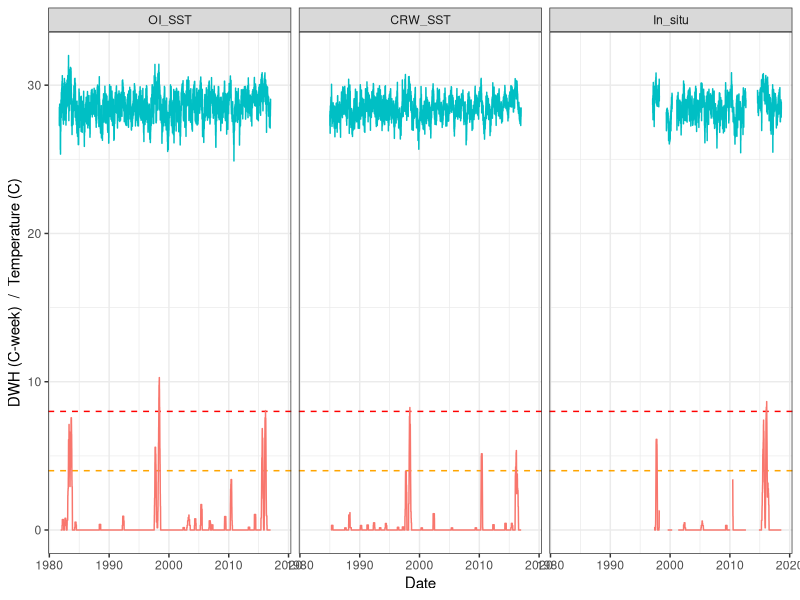
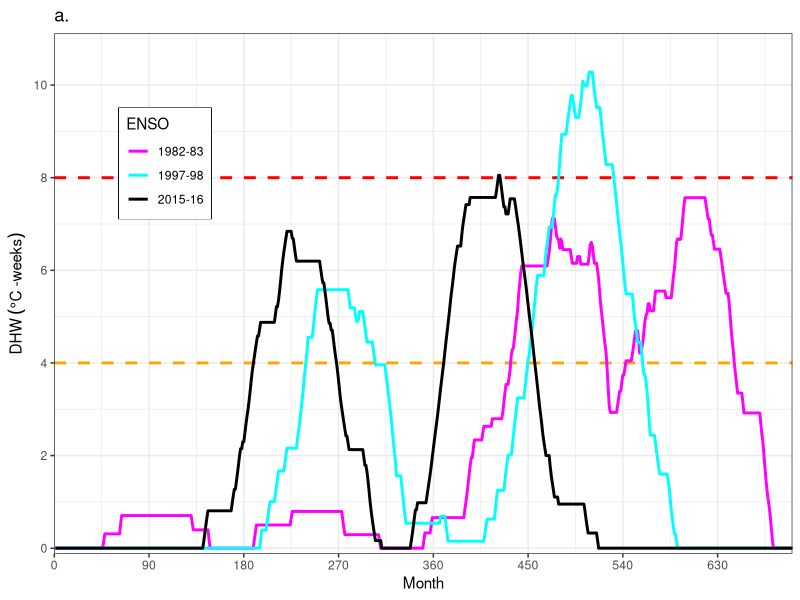
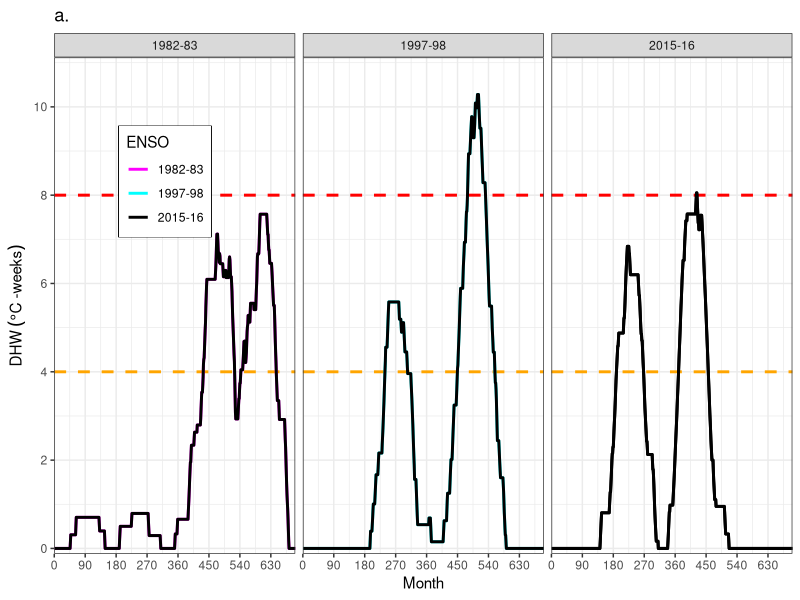
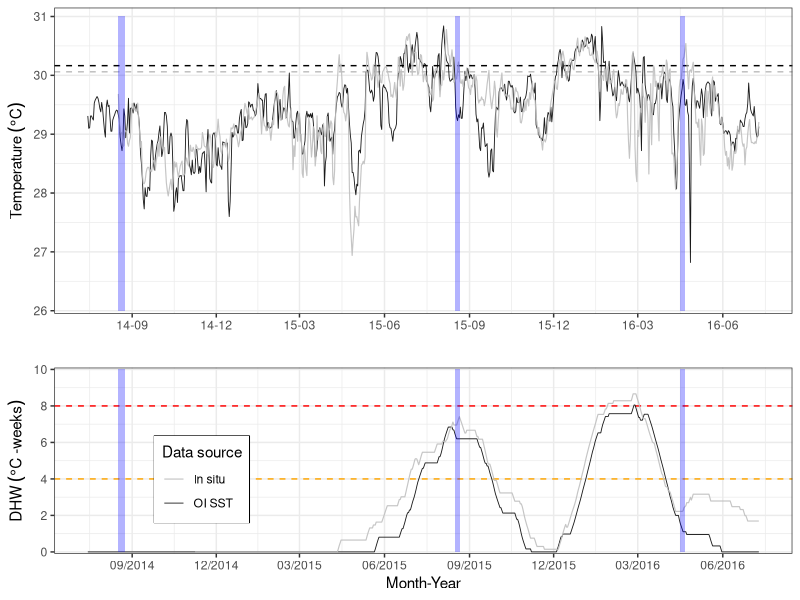
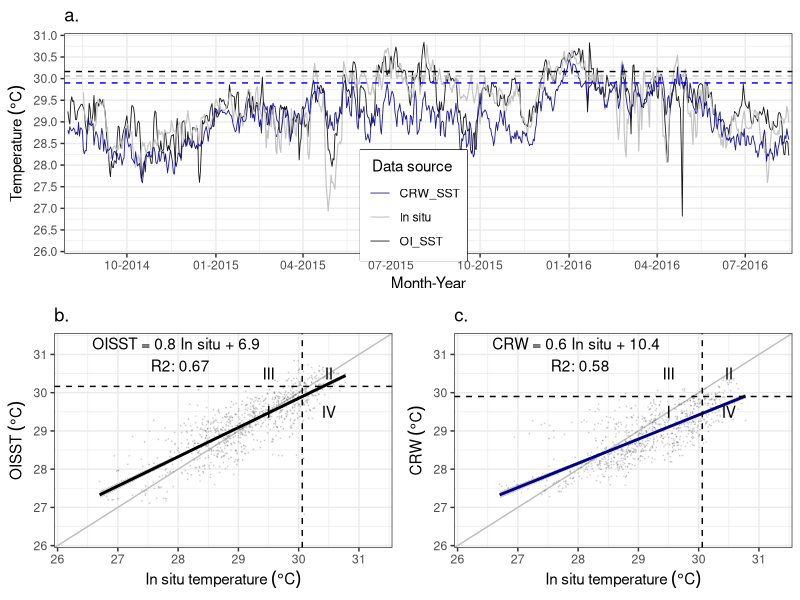
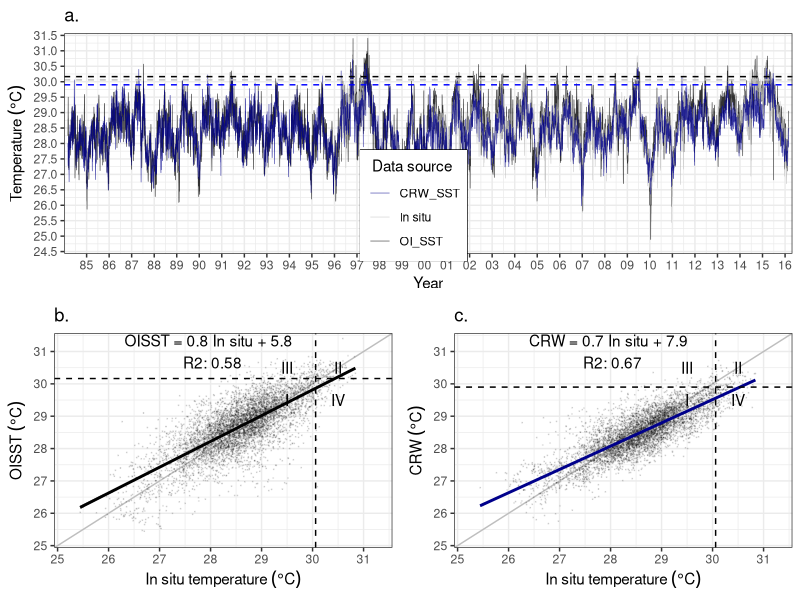
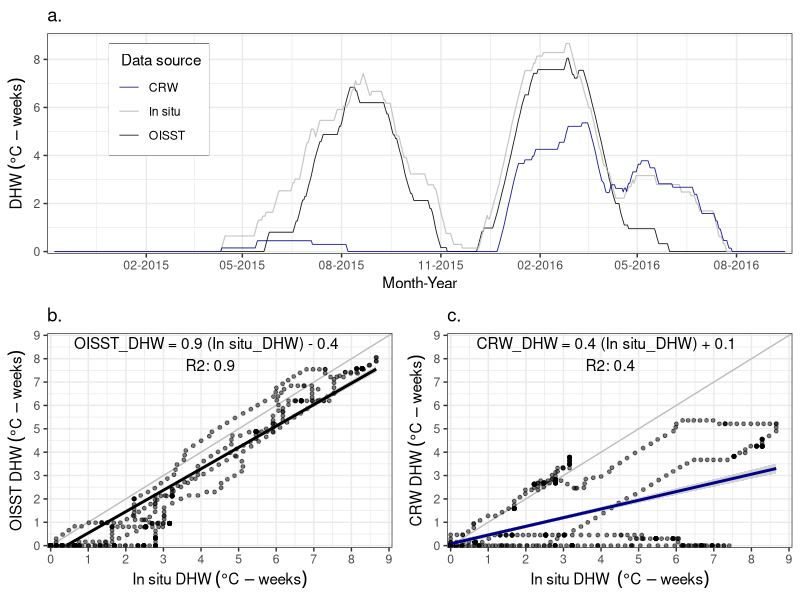
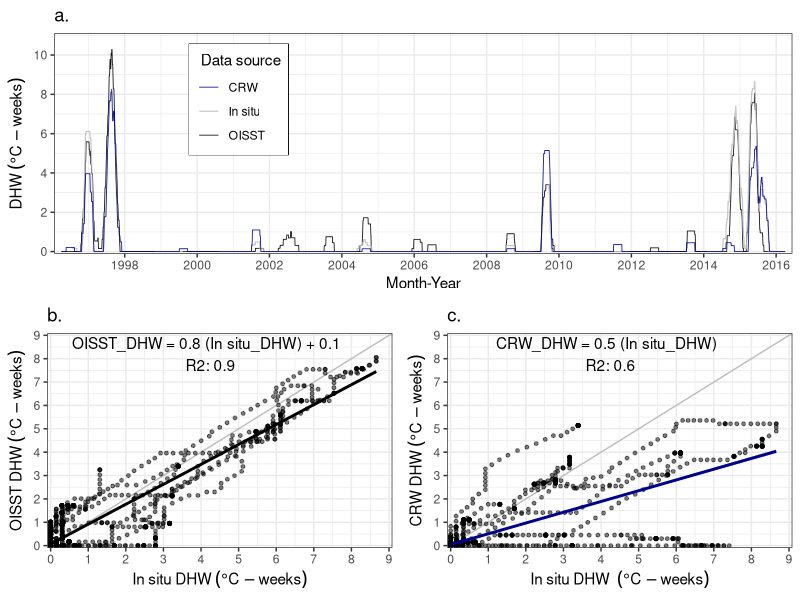

Reproduce these figures in R, in order.
## ---- chunk 1

knitr::opts_chunk$set(echo=TRUE, message = FALSE, warning = FALSE)
                      
## ---- chunk 2

# Libraries
  library(lubridate)
  library(tidyverse)
  library(gridExtra) 
  library(zoo)
  library(reshape2)
  library(knitr)

# Default ggplot settings
  ggthe_bw<-theme(plot.background=element_blank(),
          panel.grid.major.y = element_blank(),
          panel.grid.major.x = element_blank(),
          panel.grid.minor.x = element_blank(),
          panel.grid.minor.y = element_blank(),
          legend.box.background = element_rect(),
          panel.background =element_rect(fill = NA, color = "black")
          )+
    theme_bw()
## ---- chunk 3

#OI_SST (provided by Ruben van Hooidonk)
    Uva.OI<-read.csv("B.Temperature_data/Uva_Daily_OISST_1982-2016.csv",header = T)
    Uva.OI$Date<-as.Date(Uva.OI$Date, format="%Y-%m-%d")

#InSitu (provided by Tyler Smith)
    Uva.InSitu<-read.csv("B.Temperature_data/Uva_Daily_InSitu_1997-2018.csv", header = T)
    Uva.InSitu$Date<-as.Date(Uva.InSitu$Date, format="%Y-%m-%d")

# CRW-5km SST (provided by Ruben van Hooidonk)
    Uva.CRW<-read.csv("B.Temperature_data/Uva_Daily_CRW_5km_1985-2016.csv",header = T)
    Uva.CRW$Date<-as.Date(Uva.CRW$Date, format="%Y-%m-%d")
## ---- chunk 4
    
Temperature.Wide<-merge(Uva.OI, Uva.InSitu, on=Date, all=TRUE)
Temperature.Wide<-merge(Temperature.Wide, Uva.CRW, on=Date, all=TRUE)

## ---- chunk 5

#OISST
    Uva.OI.L<-Uva.OI
    Uva.OI.L$Source<-"OI_SST"
    colnames(Uva.OI.L) <- c("Date","Temperature","Source")

#InSitu
    Uva.InSitu.L<-Uva.InSitu
    Uva.InSitu.L$source<-"In_situ"
    colnames(Uva.InSitu.L) <- c("Date","Temperature", "Source")
    
# CRW-5km SST
      Uva.CRW.L<-Uva.CRW
      Uva.CRW.L$Source<-"CRW_SST"
      colnames(Uva.CRW.L) <- c("Date", "Temperature", "Source")
      
Temperature.Tall<-rbind(Uva.OI.L, Uva.InSitu.L, Uva.CRW.L)      
      
## ---- chunk 6

# Extract months and years from date
  Uva.OI$Month<-month(Uva.OI$Date)
  Uva.OI$Year<-year(Uva.OI$Date)

# Select data from 1985-2012
  Uva.OI.1985_2012<-filter(Uva.OI, Year>1984)
  Uva.OI.1985_2012<-filter(Uva.OI.1985_2012, Year<2013)

# Calculate month-year mean SST
  Uva.OI.MM_1985_2012<-Uva.OI.1985_2012 %>%
    group_by(Month, Year) %>%
    summarize(MM = mean(OISST, na.rm = TRUE))

# Calculate monthly mean SST
  Uva.OI.MonthlyClimatology_1985_2012<-Uva.OI.MM_1985_2012 %>%
    group_by(Month) %>%
    summarize(Clima_M = mean(MM, na.rm = TRUE))
  Uva.OI.MonthlyClimatology_1985_2012

# Get maximum monthly mean (MMM)
  MMM_OI<-max(Uva.OI.MonthlyClimatology_1985_2012$Clima_M)
  MMM_OI

## ---- chunk 7

# Calculated MMM
# # Extract months and years from date
#   Uva.CRW$Year<-year(Uva.CRW$Date)   
#   Uva.CRW$Month<-month(Uva.CRW$Date)   
# 
# # Calculate month-year mean SST
#   Uva.CRW.MM<-Uva.CRW %>%
#     group_by(Month, Year) %>%
#     summarize(M_Temeprature = mean(Temperature, na.rm = TRUE))
# 
# # Calculate monthly mean SST             
#   Uva.CRW.MonthlyClimatology<-Uva.CRW.MM %>%
#     group_by(Month) %>%
#     summarize(Clima_M = mean(M_Temeprature, na.rm = TRUE))
#   Uva.CRW.MonthlyClimatology
#   
# # Get maximum monthly mean (MMM)              
#   MMM_CRW<-max(Uva.CRW.MonthlyClimatology$Clima_M)
#   MMM_CRW

# Get maximum monthly mean (MMM) from CRW 5km products
  Uva.CRW.MMM<-read.csv("B.Temperature_data/Uva_CRW_MMM_1985-2012.csv", header = T)
  
  MMM_CRW<-Uva.CRW.MMM[1,1]
  MMM_CRW
## ---- chunk 8
# Extract months and years from date
  Uva.InSitu$Year<-year(Uva.InSitu$Date)   
  Uva.InSitu$Month<-month(Uva.InSitu$Date)   

# Calculate month-year mean SST
  Uva.InSitu.MM<-Uva.InSitu %>%
    group_by(Month, Year) %>%
    summarize(M_Temeprature = mean(Temperature, na.rm = TRUE))

# Calculate monthly mean SST             
  Uva.InSitu.MonthlyClimatology<-Uva.InSitu.MM %>%
    group_by(Month) %>%
    summarize(Clima_M = mean(M_Temeprature, na.rm = TRUE))
  Uva.InSitu.MonthlyClimatology
  
# Get maximum monthly mean (MMM)              
  MMM_InSitu<-max(Uva.InSitu.MonthlyClimatology$Clima_M)
  MMM_InSitu
## ---- chunk 9

##### Calculate IO DHW
      Uva.OI.L$HotSpot<-(Uva.OI.L$Temperature-(MMM_OI))
      Uva.OI.L$HotSpot<-ifelse(Uva.OI.L$HotSpot>=0,
                              Uva.OI.L$HotSpot, 0)# REMOVE NEGATIVE ANOMALIES
      Uva.OI.L$Stress<-ifelse(Uva.OI.L$HotSpot>=1,
                              Uva.OI.L$HotSpot, 0) # REMOVE HotSpot lower than 1
      Uva.OI.L$W_Stress<-(Uva.OI.L$Stress/7) # DHDays to DHWeeks
      Uva.OI.L$DHW<-rollapplyr(Uva.OI.L$W_Stress,list(-(83:0)),sum,fill=NA)# Add 12 weeks of heat stress data 
## ---- chunk 10

##### Calculate CRW DHW based on CRW MMM
      Uva.CRW.L$HotSpot<-(Uva.CRW.L$Temperature-(MMM_CRW))
      Uva.CRW.L$HotSpot<-ifelse(Uva.CRW.L$HotSpot>=0,
                              Uva.CRW.L$HotSpot, 0)# REMOVE NEGATIVE ANOMALIES
      Uva.CRW.L$Stress<-ifelse(Uva.CRW.L$HotSpot>=1,
                              Uva.CRW.L$HotSpot, 0) # REMOVE HotSpot lower than 1
      Uva.CRW.L$W_Stress<-(Uva.CRW.L$Stress/7) # DHDays to DHWeeks
      Uva.CRW.L$DHW<-rollapplyr(Uva.CRW.L$W_Stress,list(-(83:0)),sum,fill=NA)# Add 12 weeks of heat stress data 

## ---- chunk 11
##### Calculate IO DHW
      Uva.InSitu.L$HotSpot<-(Uva.InSitu.L$Temperature-(MMM_InSitu))
      Uva.InSitu.L$HotSpot<-ifelse(Uva.InSitu.L$HotSpot>=0,
                              Uva.InSitu.L$HotSpot, 0)# REMOVE NEGATIVE ANOMALIES
      Uva.InSitu.L$Stress<-ifelse(Uva.InSitu.L$HotSpot>=1, 
                              Uva.InSitu.L$HotSpot, 0) # Select HotSpots >=1
      Uva.InSitu.L$W_DHW<-(Uva.InSitu.L$Stress/7)
      Uva.InSitu.L$DHW<-rollapplyr(Uva.InSitu.L$W_DHW,list(-(83:0)),sum,fill=NA)
     
## ---- chunk 12
# Wide DHW 
    DHW.InSitu.W<-Uva.InSitu.L[, c("Date","DHW")]
    colnames(DHW.InSitu.W) <- c("Date","InSitu_DHW")
    
    DHW.CRW.W<-Uva.CRW.L[, c("Date","DHW")]
    colnames(DHW.CRW.W) <- c("Date","CRW_DHW")
    
    DHW.OI.W<-Uva.OI.L[, c("Date", "DHW")]
    colnames(DHW.OI.W) <- c("Date","OI_DHW")
    
    DHW.Wide<-merge(DHW.InSitu.W, DHW.CRW.W, on=Date, all=TRUE)
    DHW.Wide<-merge(DHW.Wide, DHW.OI.W, on=Date, all=TRUE)
  
# Long DHW data
    Uva.InSitu.DHW<-Uva.InSitu.L[, c("Source", "Date", "Temperature", "HotSpot", "DHW")]
    Uva.CRW.DHW<-Uva.CRW.L[, c("Source", "Date", "Temperature",  "HotSpot", "DHW")]
    Uva.OI.DHW<-Uva.OI.L[, c("Source", "Date", "Temperature",  "HotSpot", "DHW")]

    Long.data.DHW<-rbind(Uva.InSitu.DHW,Uva.CRW.DHW,Uva.OI.DHW)
    Long.data.DHW$Source<-factor(Long.data.DHW$Source, 
                            levels = c("OI_SST","CRW_SST","In_situ"))
    Long.data.DHW$Year<-lubridate::year(Long.data.DHW$Date)
    Long.data.DHW$Month<-lubridate::month(Long.data.DHW$Date)

# Highest DWH per year
    MaxDHW<-as.data.frame(Long.data.DHW %>%
          group_by(Source, Year) %>%
          summarize(max = max(DHW, na.rm = TRUE)))
    MaxDHW<-dcast(MaxDHW, Year ~ Source, value.var = "max")
    MaxDHW

# Highest HotSpot per year
  MaxHS<-as.data.frame(Long.data.DHW %>%
        group_by(Source, Year) %>%
        summarize(max = max(HotSpot, na.rm = TRUE)))
  MaxHS<-dcast(MaxHS, Year ~ Source, value.var = "max")
  MaxHS

# Plot data
AllSources<-ggplot(Long.data.DHW, aes(x=Date)) + 
    ggthe_bw+ theme(legend.position = "none")+
    facet_wrap(~Source)+
    geom_hline(yintercept=8, linetype="dashed", color="red")+
    geom_hline(yintercept=4, linetype="dashed", color="orange")+
    geom_line(aes(y = Temperature, colour = "Temperature")) +
    geom_line(aes(y = DHW, colour = "DWH")) +
    ylab("DWH (C-week)  /  Temperature (C)")
AllSources

## ---- chunk 13

# 1. Extract only 1982-83, 1997-98 and 2015-16 Data 

  # 1981-82
    Days<-as.data.frame(seq(1,730,by=1))
    names(Days) <- c("Days")
    
    N_1982<-as.data.frame(seq(as.Date("1982-01-01"), 
                              as.Date("1983-12-31"), by="days"))
        names(N_1982) <- c("Date")
        N_1982<-cbind(Days, N_1982)
        N_1982$Event<-"1982-83"
        tail(N_1982,n=2)
  
  # 1997-98
    N_1997<-as.data.frame(seq(as.Date("1997-01-01"), 
                              as.Date("1998-12-31"), by="days"))
        names(N_1997) <- c("Date")
        N_1997<-cbind(Days,N_1997)
        N_1997$Event<-"1997-98"
        tail(N_1997,n=2)
  
  # 2015-16  
    Days<-as.data.frame(seq(1,731,by=1)) # 2015-2016 Needs an extra day 
    names(Days) <- c("Days")
    
    N_2015<-as.data.frame(seq(as.Date("2015-01-01"), 
                              as.Date("2016-12-31"), by="days"))
        names(N_2015) <- c("Date")
        N_2015<-cbind(Days, N_2015)
        N_2015$Event<-"2015-16"
        tail(N_2015,n=2)
  
  # ENSO years
    ENSO_Dates<-rbind(N_1982, N_1997, N_2015)

Nino.OI_data<-merge(x = ENSO_Dates, y = Uva.OI.L, by = "Date", all.x = TRUE)
Nino.OI_data$Dates<-format(Nino.OI_data$Date, format= "%m-%d")
#head(Nino.OI_data,n=2)
#tail(Nino.OI_data,n=2)

## ---- chunk 14

Figure1a<-ggplot(Nino.OI_data, aes(x=Days)) + ggtitle("a.")+ ggthe_bw+
  theme(legend.box.background = element_rect(),
        legend.position = c(0.15, 0.75)) +
  geom_hline(yintercept=8, linetype="dashed", color="red", size=1)+
  geom_hline(yintercept=4, linetype="dashed", color="orange", size=1)

Figure1a <-Figure1a +
  geom_line(aes(y = DHW, colour = factor(Event)), size=1.0) + 
  scale_x_continuous(limits = c(0,701), expand = c(0, 0), 
                     name=("Month"),
                     breaks = seq(0,701, by= 90))+
  scale_y_continuous(limits = c(0,11), 
                     name=(expression("DHW"~(degree*C ~"-weeks"))), expand = c(0.01, 0.01),
                     breaks = seq(0,10, by=2)) +  
  scale_colour_manual(values = c("magenta","cyan", "black"), name="ENSO")
Figure1a
#ggsave(file="C.Outputs/Figure_1a.svg", plot=Figure1a, width=6.5, height=3.5)

## ---- chunk 15

Figure1a2 <-Figure1a +
  geom_line(aes(y = DHW), size=1.0) + 
  scale_x_continuous(limits = c(0,701), expand = c(0, 0), 
                     name=("Month"),
                     breaks = seq(0,701, by= 90))+
  scale_y_continuous(limits = c(0,11), 
                     name=(expression("DHW"~(degree*C ~"-weeks"))), expand = c(0.01, 0.01),
                     breaks = seq(0,10, by=2)) +  
  facet_grid(~Event)
Figure1a2
#ggsave(file="C.Outputs/Figure_1a2.svg", plot=Figure1a2, width=7, height=4)
## ---- chunk 16
 # Figure 1b

TemperaturePlot<-ggplot(Temperature.Wide, aes(x=Date)) + ggthe_bw+
    theme(legend.position = "none") +
    scale_colour_manual(values = c("gray", "black"), name="Source")
    #scale_colour_manual(values = c("black", "blue4","grey"), name="Source")

TemperaturePlot<-TemperaturePlot + 
  geom_hline(yintercept=MMM_OI+1, linetype="dashed", color="black")+
  geom_hline(yintercept=MMM_InSitu+1, linetype="dashed", color="grey")+
  #geom_hline(yintercept=MMM_CRW+1, linetype="dashed", color="blue4")+
  geom_line(aes(y = (OISST), colour = "OI_SST"), linetype=1, size=0.3, alpha=0.9) +      
  geom_line(aes(y = (Temperature), colour = "In situ"), size=0.4, alpha=0.9) +
  #geom_line(aes(y = (CRWSST), colour = "CRW_SST"), linetype=1, size=0.3, alpha=0.9) +
  
  scale_x_date(date_breaks = "3 months", date_labels = "%y-%m", 
               limits = c(as.Date("2014-07-15"), as.Date("2016-07-10")),
               name = "") +
  scale_y_continuous(limits = c(26,31.1), expand = c(0.01, 0), 
                   name=(expression("Temperature"~(degree*C))),
                   breaks = seq(26,31, by=1))+
  annotate("rect", xmin= as.Date("2014-08-17"), xmax = as.Date("2014-08-24"), 
                 ymin = 26, ymax = 31, fill="blue", alpha = .3) +
  annotate("rect", xmin= as.Date("2015-08-16"), xmax = as.Date("2015-08-22"), 
                 ymin = 26, ymax = 31, fill="blue", alpha = .3) + 
  annotate("rect", xmin= as.Date("2016-04-16"), xmax = as.Date("2016-04-21"), 
                 ymin = 26, ymax = 31, fill="blue", alpha = .3)
  
DHWPlot<-ggplot(DHW.Wide, aes(x=Date)) + ggthe_bw+
   theme(legend.box.background = element_rect(),
        legend.position = c(0.2, 0.4)) +
  scale_colour_manual(values = c("gray", "black"), name="Data source")
  #scale_colour_manual(values = c("blue4", "gray","black"), name="Source")
DHWPlot<-DHWPlot +
    geom_hline(yintercept=8, linetype="dashed", color="red", size=0.5)+
    geom_hline(yintercept=4, linetype="dashed", color="orange", size=0.5)+
    geom_line(aes(y = (OI_DHW), colour = "OI SST"), linetype=1, size=0.3, alpha=0.9) +      
    geom_line(aes(y = (InSitu_DHW), colour = "In situ"), size=0.4, alpha=0.9) +
    #geom_line(aes(y = (CRW_DHW), colour = "CRW"), size=0.4, alpha=0.9) +  
    scale_x_date(date_breaks = "3 months", date_labels = "%m/%Y", 
               limits = c(as.Date("2014-07-15"), as.Date("2016-07-10")),
               name = "Month-Year") +
    scale_y_continuous(limits = c(0,10), expand = c(0.01, 0), 
                   name=(expression("DHW"~(degree*C~"-weeks"))),
                   breaks = seq(0,10, by=2))+
    annotate("rect", xmin= as.Date("2014-08-17"), xmax = as.Date("2014-08-24"), 
                 ymin = 0, ymax = 10, fill="blue", alpha = .3) +
    annotate("rect", xmin= as.Date("2015-08-16"), xmax = as.Date("2015-08-22"), 
                 ymin = 0, ymax = 10, fill="blue", alpha = .3) + 
    annotate("rect", xmin= as.Date("2016-04-16"), xmax = as.Date("2016-04-21"), 
                 ymin = 0, ymax = 10, fill="blue", alpha = .3)

Figure2a_Final<-grid.arrange(TemperaturePlot, DHWPlot, nrow=2, heights=c(6/10, 4/10))

#ggsave(file="C.Outputs/Figure_1b.svg", plot=Figure2a_Final, width=6.5, height=4.5)

## ---- chunk 17
  Temperature.Wide$Year<-year(Temperature.Wide$Date)
  Temperature.Wide_2014_2016<-filter(Temperature.Wide, Year>2013)
  Temperature.Wide_2014_2016<-filter(Temperature.Wide_2014_2016, Year<2017)
  summary(Temperature.Wide_2014_2016$OISST)
  summary(Temperature.Wide_2014_2016$CRWSST )
  summary(Temperature.Wide_2014_2016$Temperature)
## ---- chunk 18

TemperatureSource<-ggplot(Temperature.Wide_2014_2016, aes(x=Date)) + 
      ggthe_bw + ggtitle("a.") +
      scale_x_date(date_breaks = "3 months", date_labels = "%m-%Y", 
                   limits = c(as.Date("2014-08-01"), as.Date("2016-08-15")),
                   expand = c(0.005, 0.005),
                   name = "Month-Year") +
      scale_y_continuous(limits = c(26,31), expand = c(0.01, 0), 
                       name=(expression("Temperature"~(degree*C))),
                       breaks = seq(26,31, by=0.5))+
      theme(legend.box.background = element_rect(),
            legend.position = c(0.48, 0.22))+
      
      geom_line(aes(y = (OISST), colour = "OI_SST"), linetype=1, size=0.3, alpha=0.9) +      
      geom_line(aes(y = (Temperature), colour = "In situ"), size=0.4, alpha=0.9) +
      geom_line(aes(y = (CRWSST), colour = "CRW_SST"), linetype=1, size=0.3, alpha=0.9) +
      geom_hline(yintercept=MMM_OI+1, linetype="dashed", color="black")+
      geom_hline(yintercept=MMM_InSitu+1, linetype="dashed", color="grey")+
      geom_hline(yintercept=MMM_CRW+1, linetype="dashed", color="blue")+
      scale_colour_manual(values = c("blue4","grey","black"), name=" Data source")

#TemperatureSource
#ggsave(file="Outputs/Sup_TemperatureSource.svg", plot=TemperatureSource, width=8, height=3.5)


# b. OI versus In situ 

  LM_OI<-lm(OISST~Temperature, data = Temperature.Wide_2014_2016)
  summary(LM_OI)
      
  GCITYvsOI<-ggplot(Temperature.Wide_2014_2016, aes(x=Temperature, y=OISST)) + 
        ggthe_bw + ggtitle("b.")+
        
        geom_abline(slope = 1, intercept = 0, colour="grey")+
        geom_point(alpha=0.1, size=0.08)+ 
        geom_smooth(method = lm, colour="black")+
        geom_hline(yintercept=MMM_OI+1, linetype="dashed", color="black")+
        geom_vline(xintercept=MMM_InSitu+1, linetype="dashed", color="black")+
    
        scale_y_continuous(limits = c(26,31.5), expand = c(0.01, 0), 
                         name=(expression("OISST"~(degree*C))),
                         breaks = seq(26,32, by=1))+
        scale_x_continuous(limits = c(26,31.5), expand = c(0.01, 0), 
                         name=(expression("In situ temperature"~(degree*C))),
                         breaks = seq(26,32, by=1))+
        annotate("text", x = 28, y = 31, label = "OISST = 0.8 In situ + 6.9 \n R2: 0.67")+
        
        annotate("text", x = c(29.5, 30.5, 29.5, 30.5), y = c(29.5, 30.5, 30.5, 29.5), label = c("I", "II", "III", "IV"))
  #GCITYvsOI
  # ggsave(file="Outputs/LM_OI.svg", plot=GCITYvsOI, width=4, height=3.5)



# c. CRW versus In situ 

  LM_CRW<-lm(CRWSST~Temperature, data = Temperature.Wide_2014_2016)
  summary(LM_CRW)
      
  GCITYvsCRW<-ggplot(Temperature.Wide_2014_2016, aes(x=Temperature, y=CRWSST)) + 
        ggthe_bw+ ggtitle("c.")+
    
        geom_abline(slope = 1, intercept = 0, colour="grey")+
        geom_point(alpha=0.1, size=0.05)+ 
        geom_smooth(method = lm, colour="blue4")+
        geom_hline(yintercept=MMM_CRW+1, linetype="dashed", color="black")+
        geom_vline(xintercept=MMM_InSitu+1, linetype="dashed", color="black")+
          
        scale_y_continuous(limits = c(26,31.5), expand = c(0.01, 0), 
                         name=(expression("CRW"~(degree*C))),
                         breaks = seq(26,32, by=1))+
        scale_x_continuous(limits = c(26,31.5), expand = c(0.01, 0), 
                         name=(expression("In situ temperature"~(degree*C))),
                         breaks = seq(26,32, by=1))+
    
        annotate("text", x = 28, y = 31, label = "CRW = 0.6 In situ + 10.4 \n R2: 0.58")+
        annotate("text", x = c(29.5, 30.5, 29.5, 30.5), y = c(29.5, 30.5, 30.5, 29.5), label = c("I", "II", "III", "IV"))
  #GCITYvsCRW
  #ggsave(file="Outputs/LM_CRW.svg", plot=GCITYvsCRW, width=4, height=3.5)


# d. OI differences 
      
 Temperature.Wide_2014_2016$OI_Difference<-
  (Temperature.Wide_2014_2016$OISST-Temperature.Wide_2014_2016$Temperature)
    
 OIResiduals<-ggplot(Temperature.Wide_2014_2016, aes(x=Temperature, y=OI_Difference)) + 
      ggthe_bw+ ggtitle("d.")+
      
      geom_abline(slope = 0, intercept = 0, colour="grey")+ ggtitle("d.")+
      geom_point(alpha=0.1, size=0.05)+ 
      geom_smooth(method = lm, colour="black")+
      
      scale_y_continuous(limits = c(-3,3), expand = c(0, 0), 
                         name=(expression("OI difference"~(degree*C))),
                         breaks = seq(-3,3, by=0.5))+
      scale_x_continuous(limits = c(26,31.5), expand = c(0.01, 0), 
                         name=(expression("In situ Temperature"~(degree*C))),
                         breaks = seq(26,32, by=1))
    #OIResiduals
    #ggsave(file="Outputs/OI_Differences.svg", plot=OIResiduals, width=4, height=3.5)

# e. CRW differences 
      
Temperature.Wide_2014_2016$CRW_Difference<-
  (Temperature.Wide_2014_2016$CRWSST-Temperature.Wide_2014_2016$Temperature)
    
  CRWResiduals<-ggplot(Temperature.Wide_2014_2016, aes(x=Temperature, y=CRW_Difference)) + 
      ggthe_bw+ ggtitle("e.")+
      geom_abline(slope = 0, intercept = 0, colour="grey")+
      geom_point(alpha=0.1, size=0.05)+ 
      geom_smooth(method = lm, colour="blue4")+
    
    scale_y_continuous(limits = c(-3,3), expand = c(0, 0), 
                             name=(expression("CRW difference"~(degree*C))),
                             breaks = seq(-3,3, by=0.5))+
    scale_x_continuous(limits = c(26,31.5), expand = c(0.01, 0), 
                             name=(expression("In situ Temperature"~(degree*C))),
                             breaks = seq(26,32, by=1))
    #CRWResiduals
    #ggsave(file="Outputs/OI_Differences.svg", plot=CRWResiduals, width=4, height=3.5)
  
  # f. OI HS differences 
      Temperature.Wide_2014_2016$IS_HS<-(Temperature.Wide_2014_2016$Temperature-MMM_InSitu)
      Temperature.Wide_2014_2016$IS_HS<-ifelse(Temperature.Wide_2014_2016$IS_HS>=0,
                                        Temperature.Wide_2014_2016$IS_HS, 0)# REMOVE NEGATIVE ANOMALIES
      
      Temperature.Wide_2014_2016$OI_HS<-(Temperature.Wide_2014_2016$OISST-MMM_OI)
      Temperature.Wide_2014_2016$OI_HS<-ifelse(Temperature.Wide_2014_2016$OI_HS>=0,
                                        Temperature.Wide_2014_2016$OI_HS, 0)# REMOVE NEGATIVE ANOMALIES
      
      
      Temperature.Wide_2014_2016$CRW_HS<-(Temperature.Wide_2014_2016$CRWSST-MMM_CRW)
      Temperature.Wide_2014_2016$CRW_HS<-ifelse(Temperature.Wide_2014_2016$CRW_HS>=0,
                                        Temperature.Wide_2014_2016$CRW_HS, 0)# REMOVE NEGATIVE ANOMALIES
      
 OI_HS<-ggplot(Temperature.Wide_2014_2016, aes(x=IS_HS, y=OI_HS)) + 
      ggthe_bw+ ggtitle("f.")+
      
      geom_abline(slope = 1, intercept = 0, colour="grey")+ ggtitle("d.")+
      geom_point(alpha=0.1, size=0.3)+ 
      geom_smooth(method = lm, colour="black")+
      
      scale_y_continuous(limits = c(0,2), expand = c(0.01, 0), 
                         name=(expression("OI HS"~(degree*C))),
                         breaks = seq(0,2, by=0.5))+
      scale_x_continuous(limits = c(0,2), expand = c(0.01, 0), 
                         name=(expression("In situ HS"~(degree*C))),
                         breaks = seq(0,2, by=0.5))
    #OI_HS
   
# g. CRW HS differences 
      
 CRW_HS<-ggplot(Temperature.Wide_2014_2016, aes(x=IS_HS, y=CRW_HS)) + 
      ggthe_bw+ ggtitle("g.")+
      
      geom_abline(slope = 1, intercept = 0, colour="grey")+ ggtitle("d.")+
      geom_point(alpha=0.1, size=0.3)+ 
      geom_smooth(method = lm, colour="black")+
      
      scale_y_continuous(limits = c(0,2), expand = c(0.01, 0), 
                         name=(expression("CRW HS"~(degree*C))),
                         breaks = seq(0,2, by=0.5))+
      scale_x_continuous(limits = c(0,2), expand = c(0.01, 0), 
                         name=(expression("In situ HS"~(degree*C))),
                         breaks = seq(0,2, by=0.5))
    #CRW_HS
   
  
  # h. Differences overtime 
      
     TemperatureSource2<-ggplot(Temperature.Wide_2014_2016, aes(x=Date)) + 
          theme_bw() + ggtitle("f.") + geom_abline(slope = 0, intercept = 0)+
          scale_x_date(date_breaks = "3 months", date_labels = "%m-%Y", 
                       limits = c(as.Date("2014-08-01"), as.Date("2016-08-15")),
                       expand = c(0.005, 0.005),
                       name = "Month-Year") +
          scale_y_continuous(limits = c(-3.5,3), expand = c(0.01, 0), 
                          name=(expression("Difference Temperature"~(degree*C))),
                           breaks = seq(-3,3, by=0.5))+
          theme(plot.background=element_blank(),
                panel.grid.major.y = element_blank(),
                panel.grid.major.x = element_blank(),
                panel.grid.minor.x = element_blank(),
                panel.grid.minor.y = element_blank(),
                legend.box.background = element_rect(),
                legend.position = c(0.48, 0.22),
                panel.background =element_rect(fill = NA, color = "black"))+
          
          geom_line(aes(y = (OI_Difference), colour = "OISST"), linetype=1, size=0.3, alpha=0.9) +      
          geom_line(aes(y = (CRW_Difference), colour = "CRW_5km"), size=0.4, alpha=0.9) +
          scale_colour_manual(values = c("blue4","grey"), name=" Data source")
       #TemperatureSource2


Sources<-grid.arrange(
  TemperatureSource, arrangeGrob(GCITYvsOI,GCITYvsCRW, ncol=2), heights=c(5/10, 5/10), ncol = 1)

# ggsave(file="C.Outputs/Figure_S1.svg", plot=Sources, width=7, height=7)

## ---- chunk 19
  Temperature.Wide.All<-Temperature.Wide[complete.cases(Temperature.Wide), ]
  
## ---- chunk 20

TemperatureSource2<-ggplot(Temperature.Wide, aes(x=Date)) + 
      ggthe_bw + ggtitle("a.") +
      scale_x_date(date_breaks = "12 months", date_labels = "%y", 
                   limits = c(as.Date("1985-01-01"), as.Date("2016-12-31")),
                   expand = c(0.005, 0.005),
                   name = "Year") +
      scale_y_continuous(limits = c(24.5,31.5), expand = c(0.01, 0), 
                       name=(expression("Temperature"~(degree*C))),
                       breaks = seq(24.5,31.5, by=0.5))+
      theme(legend.box.background = element_rect(),
            legend.position = c(0.48, 0.22))+
      
      geom_line(aes(y = (OISST), colour = "OI_SST"), linetype=1, size=0.2, alpha=0.8) +      
      geom_line(aes(y = (Temperature), colour = "In situ"), size=0.2, alpha=0.8) +
      geom_line(aes(y = (CRWSST), colour = "CRW_SST"), linetype=1, size=0.2, alpha=0.8) +
      geom_hline(yintercept=MMM_OI+1, linetype="dashed", color="black")+
      geom_hline(yintercept=MMM_InSitu+1, linetype="dashed", color="grey")+
      geom_hline(yintercept=MMM_CRW+1, linetype="dashed", color="blue")+
      scale_colour_manual(values = c("blue4","grey","black"), name=" Data source")
# TemperatureSource2

# b. OI versus In situ 

  LM_OI2<-lm(OISST~Temperature, data = Temperature.Wide)
  summary(LM_OI2)
      
  GCITYvsOI2<-ggplot(Temperature.Wide, aes(x=Temperature, y=OISST)) + 
        ggthe_bw + ggtitle("b.")+
        
        geom_abline(slope = 1, intercept = 0, colour="grey")+
        geom_point(alpha=0.1, size=0.05)+ 
        geom_smooth(method = lm, colour="black")+
        geom_hline(yintercept=MMM_OI+1, linetype="dashed", color="black")+
        geom_vline(xintercept=MMM_InSitu+1, linetype="dashed", color="black")+
    
        scale_y_continuous(limits = c(25,31.5), expand = c(0.01, 0), 
                         name=(expression("OISST"~(degree*C))),
                         breaks = seq(25,32, by=1))+
        scale_x_continuous(limits = c(25,31.5), expand = c(0.01, 0), 
                         name=(expression("In situ temperature"~(degree*C))),
                         breaks = seq(25,32, by=1))+
        annotate("text", x = 28, y = 31, label = "OISST = 0.8 In situ + 5.8 \n R2: 0.58") +
        annotate("text", x = c(29.5, 30.5, 29.5, 30.5), y = c(29.5, 30.5, 30.5, 29.5), label = c("I", "II", "III", "IV"))
  #GCITYvsOI2
  
# c. CRW versus In situ 

  LM_CRW2<-lm(CRWSST~Temperature, data = Temperature.Wide)
  summary(LM_CRW2)
      
  GCITYvsCRW2<-ggplot(Temperature.Wide, aes(x=Temperature, y=CRWSST)) + 
        ggthe_bw + ggtitle("c.")+
        
        geom_abline(slope = 1, intercept = 0, colour="grey")+
        geom_point(alpha=0.1, size=0.05)+ 
        geom_smooth(method = lm, colour="blue4")+
        geom_hline(yintercept=MMM_CRW+1, linetype="dashed", color="black")+
        geom_vline(xintercept=MMM_InSitu+1, linetype="dashed", color="black")+
    
        scale_y_continuous(limits = c(25,31.5), expand = c(0.01, 0), 
                         name=(expression("CRW"~(degree*C))),
                         breaks = seq(25,32, by=1))+
        scale_x_continuous(limits = c(25,31.5), expand = c(0.01, 0), 
                         name=(expression("In situ temperature"~(degree*C))),
                         breaks = seq(25,32, by=1))+
        annotate("text", x = 28, y = 31, label = "CRW = 0.7 In situ + 7.9 \n R2: 0.67")+
        annotate("text", x = c(29.5, 30.5, 29.5, 30.5), y = c(29.5, 30.5, 30.5, 29.5), label = c("I", "II", "III", "IV"))
  # GCITYvsCRW2


# d. OI differences 
      
     Temperature.Wide$OI_Difference<-
      (Temperature.Wide$OISST-Temperature.Wide$Temperature)
        
     OIResiduals2<-ggplot(Temperature.Wide, aes(x=Temperature, y=OI_Difference)) + 
          ggthe_bw+ ggtitle("d.")+
                 
          scale_y_continuous(limits = c(-3,3), expand = c(0, 0), 
                             name=(expression("OI difference"~(degree*C))),
                             breaks = seq(-3,3, by=0.5))+
          scale_x_continuous(limits = c(25,31.5), expand = c(0.01, 0), 
                             name=(expression("In situ Temperature"~(degree*C))),
                             breaks = seq(25,32, by=1)) +
     
          geom_abline(slope = 0, intercept = 0, colour="grey")+
          geom_point(alpha=0.1, size=0.05)+ 
          geom_smooth(method = lm, colour="black")
     #OIResiduals2
            
     #ggsave(file="Outputs/OI_Differences.svg", plot=OIResiduals, width=4, height=3.5)

 
# e. OI differences 
      
    Temperature.Wide$CRW_Difference<-
      (Temperature.Wide$CRWSST-Temperature.Wide$Temperature)
        
      CRWResiduals2<-ggplot(Temperature.Wide, aes(x=Temperature, y=CRW_Difference)) + 
          ggthe_bw+ ggtitle("e.")+
        
          scale_y_continuous(limits = c(-3,3), expand = c(0, 0), 
                                 name=(expression("CRW difference"~(degree*C))),
                                 breaks = seq(-3,3, by=0.5))+
          scale_x_continuous(limits = c(25,31.5), expand = c(0.01, 0), 
                                 name=(expression("In situ Temperature"~(degree*C))),
                                 breaks = seq(25,32, by=1))+
        
          geom_abline(slope = 0, intercept = 0, colour="grey")+ ggtitle("e.")+
          geom_point(alpha=0.1, size=0.05)+ 
          geom_smooth(method = lm, colour="blue4")
          
      # CRWResiduals2


Sources2<-grid.arrange(
  TemperatureSource2, arrangeGrob(GCITYvsOI2,GCITYvsCRW2, ncol=2), heights=c(5/10, 5/10), ncol = 1)

#ggsave(file="Outputs/TemperatureSourcess2.svg", plot=Sources2, width=7, height=8)

## ---- chunk 21
# Organize the data source
Wide.data.DHW<-dplyr::filter(Long.data.DHW, Year>2013)
Wide.data.DHW<-dplyr::filter(Wide.data.DHW, Year<2017)
Wide.data.DHW<-Wide.data.DHW %>% 
              dplyr::select(Source, Date, DHW)

Wide.data.DHW2<-reshape(Wide.data.DHW, 
                        idvar = "Date", timevar = "Source", direction = "wide")

#Wide.data.DHW2<-Wide.data.DHW2[complete.cases (Wide.data.DHW2),]
#head(Wide.data.DHW2)
#tail(Wide.data.DHW2)
## ---- chunk 22

# a. Estimated DHW

    DHWSource<-ggplot(Wide.data.DHW2, aes(x=Date)) + 
       ggthe_bw + ggtitle("a.") +
        scale_x_date(date_breaks = "3 months", date_labels = "%m-%Y", 
                    limits = c(as.Date("2014-11-08"), as.Date("2016-09-15")),
                    expand = c(0.01, 0), 
                    name = "Month-Year") +
      scale_y_continuous(limits = c(0,9), expand = c(0.01, 0), 
                         name=(expression("DHW"~(degree*C~-"weeks"))),
                         breaks = seq(0,9, by=2))+
      theme(legend.box.background = element_rect(),
            legend.position = c(0.15, 0.7))+
      
      geom_line(aes(y = (DHW.OI_SST), colour = "OISST"), linetype=1, size=0.3, alpha=0.9) +      
      geom_line(aes(y = (DHW.In_situ), colour = "In situ"), size=0.4, alpha=0.9) +
      geom_line(aes(y = (DHW.CRW_SST), colour = "CRW"), linetype=1, size=0.3, alpha=0.9) +
      scale_colour_manual(values = c("blue4","grey","black"), name=" Data source")
    #DHWSource
    #ggsave(file="Outputs/Sup_DHW.Source.svg", plot=DHWSource, width=8, height=3.5)


# b. OI versus In situ 

    LM_OI_DWW<-lm(DHW.OI_SST~DHW.In_situ, data = Wide.data.DHW2)
    summary(LM_OI_DWW)
    
    GCITYvsOI_DHW<-ggplot(Wide.data.DHW2, aes(x=DHW.In_situ, y=DHW.OI_SST)) + 
      ggthe_bw + ggtitle("b.")+
      
      geom_abline(slope = 1, intercept = 0, colour="grey")+
      geom_point(alpha=0.5, size=1)+ 
      geom_smooth(method = lm, colour="black")+
      
      scale_y_continuous(limits = c(0,9), expand = c(0.01, 0), 
                         name=(expression("OISST DHW"~(degree*C~-weeks))),
                         breaks = seq(0,9, by=1))+
      scale_x_continuous(limits = c(0,9), expand = c(0.01, 0), 
                         name=(expression("In situ DHW"~(degree*C~-weeks))),
                         breaks = seq(0,9, by=1))+
     
      annotate("text", x = 4.2, y = 8.2, label = "OISST_DHW = 0.9 (In situ_DHW) - 0.4 \n R2: 0.9")
    #GCITYvsOI_DHW
    # ggsave(file="Outputs/DWH_IS_OI.svg", plot=GCITYvsOI, width=4, height=3.5)


# c. CRW versus In situ 

    LM_CRW_DHW<-lm(DHW.CRW_SST~DHW.In_situ, data = Wide.data.DHW2)
    summary(LM_CRW_DHW)
    
    GCITYvsCRW_DHW<-ggplot(Wide.data.DHW2, aes(x=DHW.In_situ, y=DHW.CRW_SST)) + 
      ggthe_bw + ggtitle("c.")+
      
      geom_abline(slope = 1, intercept = 0, colour="grey")+ 
      geom_point(alpha=0.5, size=1)+ 
      geom_smooth(method = lm, colour="blue4")+
      
      scale_y_continuous(limits = c(0,9), expand = c(0.01, 0), 
                         name=(expression("CRW DHW"~(degree*C~-weeks))),
                         breaks = seq(0,10, by=1))+
      scale_x_continuous(limits = c(0,9), expand = c(0.01, 0), 
                         name=(expression("In situ DHW "~(degree*C~-weeks))),
                         breaks = seq(0,10, by=1))+
      annotate("text", x = 4.2, y = 8.2, label = "CRW_DHW = 0.4 (In situ_DHW) + 0.1 \n R2: 0.4")
    #GCITYvsCRW_DHW
    #ggsave(file="Outputs/DWH_IS_CRW.svg", plot=GCITYvsCRW_DHW, width=4, height=3.5)


# d. OI differences 

    Wide.data.DHW2$OI_Difference<-
      (Wide.data.DHW2$DHW.OI_SST-Wide.data.DHW2$DHW.In_situ)
    
    OI_DWH_Residuals<-ggplot(Wide.data.DHW2, aes(x=DHW.In_situ, y=OI_Difference)) + 
      ggthe_bw+ ggtitle("d.") +
      
      geom_abline(slope = 0, intercept = 0, colour="grey") +
      geom_point(alpha=0.5, size=1)+ 
      geom_smooth(method = lm, colour="black")+
      
      scale_y_continuous(limits = c(-3,3), expand = c(0, 0), 
                         name=(expression("OI difference"~(degree*C~-weeks))),
                         breaks = seq(-3,3, by=0.5))+
      scale_x_continuous(limits = c(0,9), expand = c(0.01, 0), 
                         name=(expression("In situ DHW"~(degree*C~-weeks))),
                         breaks = seq(0,10, by=1))
    #OI_DWH_Residuals
    #ggsave(file="Outputs/OI_DHW_Differences.svg", plot=OI_DWH_Residuals, width=4, height=3.5)

    
# e. OI differences 

    Wide.data.DHW2$CRW_Difference<-
      (Wide.data.DHW2$DHW.CRW_SST-Wide.data.DHW2$DHW.In_situ)
    
    CRW_DWH_Residuals<-ggplot(Wide.data.DHW2, aes(x=DHW.In_situ, y=CRW_Difference)) + 
      ggthe_bw + ggtitle("e.") +
      
      geom_abline(slope = 0, intercept = 0, colour="grey")+ 
      geom_point(alpha=0.5, size=1)+ 
      geom_smooth(method = lm, colour="blue4")+
      
      scale_y_continuous(limits = c(-3,3), expand = c(0, 0), 
                         name=(expression("CRW difference"~(degree*C))),
                         breaks = seq(-3,3, by=0.5))+
      scale_x_continuous(limits = c(0,9), expand = c(0.01, 0), 
                         name=(expression("In situ"~(degree*C))),
                         breaks = seq(0,10, by=1))
    #CRW_DWH_Residuals
    #ggsave(file="Outputs/CRW_DHW_Differences.svg", plot=CRW_DWH_Residuals, width=4, height=3.5)


Sources3<-grid.arrange(
  DHWSource, arrangeGrob(GCITYvsOI_DHW,GCITYvsCRW_DHW, ncol=2), heights=c(5/10, 5/10), ncol = 1)

#ggsave(file="C.Outputs/Figure_S2.svg", plot=Sources3, width=7, height=7)
## ---- chunk 23

# Organize the data source

  Wide.data.DHW<-Long.data.DHW %>% 
                dplyr::select(Source, Date, DHW)
  
  Wide.data.DHW3<-reshape(Wide.data.DHW, 
                          idvar = "Date", timevar = "Source", direction = "wide")
  
  # Wide.data.DHW2<-Wide.data.DHW2[complete.cases (Wide.data.DHW2),]
  #head(Wide.data.DHW2)
  #tail(Wide.data.DHW2)
  
## ---- chunk 24

# a. Estimated DHW

    DHWSource2<-ggplot(Wide.data.DHW3, aes(x=Date)) + 
       ggthe_bw + ggtitle("a.") +
       scale_x_date(date_breaks = "24 months", date_labels = "%Y", 
                    limits = c(as.Date("1997-01-01"), as.Date("2016-12-31")),
                    expand = c(0.01, 0), 
                    name = "Month-Year") +
      scale_y_continuous(limits = c(0,11), expand = c(0.01, 0), 
                         name=(expression("DHW"~(degree*C~-"weeks"))),
                         breaks = seq(0,10, by=2))+
      theme(legend.box.background = element_rect(),
            legend.position = c(0.25, 0.7))+
      
      geom_line(aes(y = (DHW.OI_SST), colour = "OISST"), linetype=1, size=0.3, alpha=0.9) +      
      geom_line(aes(y = (DHW.In_situ), colour = "In situ"), size=0.4, alpha=0.9) +
      geom_line(aes(y = (DHW.CRW_SST), colour = "CRW"), linetype=1, size=0.3, alpha=0.9) +
      scale_colour_manual(values = c("blue4","grey","black"), name=" Data source")
    #DHWSource2
    #ggsave(file="Outputs/Sup_DHW_Source2.svg", plot=DHWSource2, width=8, height=3.5)


# b. OI versus In situ 

    LM_OI_DWW2<-lm(DHW.OI_SST~DHW.In_situ, data = Wide.data.DHW3)
    summary(LM_OI_DWW2)
    
    GCITYvsOI_DHW2<-ggplot(Wide.data.DHW3, aes(x=DHW.In_situ, y=DHW.OI_SST)) + 
      ggthe_bw + ggtitle("b.")+
      
      geom_abline(slope = 1, intercept = 0, colour="grey")+
      geom_point(alpha=0.5, size=1)+ 
      geom_smooth(method = lm, colour="black")+
      
      scale_y_continuous(limits = c(0,9), expand = c(0.01, 0), 
                         name=(expression("OISST DHW"~(degree*C~-weeks))),
                         breaks = seq(0,9, by=1))+
      scale_x_continuous(limits = c(0,9), expand = c(0.01, 0), 
                         name=(expression("In situ DHW"~(degree*C~-weeks))),
                         breaks = seq(0,9, by=1))+
     
      annotate("text", x = 4.2, y = 8.2, label = "OISST_DHW = 0.8 (In situ_DHW) + 0.1 \n R2: 0.9")
    #GCITYvsOI_DHW2
    # ggsave(file="Outputs/DHW_IS_OI_2.svg", plot=GCITYvsOI_DHW2, width=4, height=3.5)


# c. CRW versus In situ 

    LM_CRW_DHW2<-lm(DHW.CRW_SST~DHW.In_situ, data = Wide.data.DHW3)
    summary(LM_CRW_DHW2)
    
    GCITYvsCRW_DHW2<-ggplot(Wide.data.DHW3, aes(x=DHW.In_situ, y=DHW.CRW_SST)) + 
      ggthe_bw + ggtitle("c.")+
      
      geom_abline(slope = 1, intercept = 0, colour="grey")+ 
      geom_point(alpha=0.5, size=1)+ 
      geom_smooth(method = lm, colour="blue4")+
      
      scale_y_continuous(limits = c(0,9), expand = c(0.01, 0), 
                         name=(expression("CRW DHW"~(degree*C~-weeks))),
                         breaks = seq(0,10, by=1))+
      scale_x_continuous(limits = c(0,9), expand = c(0.01, 0), 
                         name=(expression("In situ DHW "~(degree*C~-weeks))),
                         breaks = seq(0,10, by=1))+
      annotate("text", x = 4.2, y = 8.2, label = "CRW_DHW = 0.5 (In situ_DHW) \n R2: 0.6")
    #GCITYvsCRW_DHW2
    #ggsave(file="Outputs/DHW_IS_CRW_2.svg", plot=GCITYvsCRW_DHW2, width=4, height=3.5)


# d. OI differences 

    Wide.data.DHW3$OI_Difference<-
      (Wide.data.DHW3$DHW.OI_SST-Wide.data.DHW3$DHW.In_situ)
    
    OI_DHW_Residuals2<-ggplot(Wide.data.DHW3, aes(x=DHW.In_situ, y=OI_Difference)) + 
      ggthe_bw+ ggtitle("d.") +
      
      geom_abline(slope = 0, intercept = 0, colour="grey") +
      geom_point(alpha=0.5, size=1)+ 
      geom_smooth(method = lm, colour="black")+
      
      scale_y_continuous(limits = c(-3,3), expand = c(0, 0), 
                         name=(expression("OI difference"~(degree*C~-weeks))),
                         breaks = seq(-3,3, by=0.5))+
      scale_x_continuous(limits = c(0,9), expand = c(0.01, 0), 
                         name=(expression("In situ DHW"~(degree*C~-weeks))),
                         breaks = seq(0,10, by=1))
    #OI_DHW_Residuals2
    #ggsave(file="Outputs/DHW_OI_Differences.svg", plot=OI_DHW_Residuals2, width=4, height=3.5)

    
# e. OI differences 

    Wide.data.DHW3$CRW_Difference<-
      (Wide.data.DHW3$DHW.CRW_SST-Wide.data.DHW3$DHW.In_situ)
    
    CRW_DHW_Residuals2<-ggplot(Wide.data.DHW3, aes(x=DHW.In_situ, y=CRW_Difference)) + 
      ggthe_bw + ggtitle("e.") +
      
      geom_abline(slope = 0, intercept = 0, colour="grey")+ 
      geom_point(alpha=0.5, size=1)+ 
      geom_smooth(method = lm, colour="blue4")+
      
      scale_y_continuous(limits = c(-3,3), expand = c(0, 0), 
                         name=(expression("CRW difference"~(degree*C))),
                         breaks = seq(-3,3, by=0.5))+
      scale_x_continuous(limits = c(0,9), expand = c(0.01, 0), 
                         name=(expression("In situ"~(degree*C))),
                         breaks = seq(0,10, by=1))
    #CRW_DHW_Residuals2
    #ggsave(file="Outputs/DHW_CRW_Differences.svg", plot=CRW_DHW_Residuals2, width=4, height=3.5)


Sources4<-grid.arrange(
  DHWSource2, arrangeGrob(GCITYvsOI_DHW2,GCITYvsCRW_DHW2, ncol=2), heights=c(5/10, 5/10), ncol = 1)

#ggsave(file="Outputs/DHW_Sourcess2.svg", plot=Sources4, width=7, height=8)
## ---- chunk 25

# Supplemantary Figure ?
  
  SupplumentFigure3a<-ggplot(Nino.OI_data, aes(x=Days)) + ggthe_bw +
      theme(legend.box.background = element_rect(),
            legend.position = "none") +
      
      geom_hline(yintercept=1, linetype="dashed", color="black")+
      geom_hline(yintercept=2, linetype="dashed", color="grey")+
      scale_x_continuous(limits = c(0,701), expand = c(0, 0), 
                         name=("Month of the year"),
                         breaks = seq(0,701, by= 90))+
      scale_y_continuous(limits = c(0,3), 
                       name=(expression("HotSpot"~(degree*C))), expand = c(0.02, 0.03),
                         breaks = seq(0,3, by=0.5))
  
  SupplumentFigure3a <-SupplumentFigure3a +
      #geom_point(aes(y = HotSpot, colour = factor(Event)), size=0.02) + 
      geom_line(aes(y = HotSpot, colour = factor(Event))) + 
     
      scale_colour_manual(values = c("magenta","cyan", "black"), name="ENSO")+
      #geom_point(aes(y = Clima_Norm, size=1)) +
      facet_grid(Event~.)
  SupplumentFigure3a
  
  #ggsave(file="C.Outputs/Figure_S3.svg", plot=SupplumentFigure3a, width=6, height=5)

## ---- chunk 26
  
    # Number of HotSpots; HS > 1
        HS_N_1<-as.data.frame(Nino.OI_data %>%
              group_by(Event) %>%
              summarize(N = n(),
                        Cont=sum (HotSpot>=1)))
        HS_N_1
    
    # Number of HotSpots; 0<HS<1
        HS_N_0_1<-as.data.frame(Nino.OI_data %>%
              group_by(Event) %>%
              summarize(N = n(),
                        Cont=sum (HotSpot>0 & HotSpot<1)))
        HS_N_0_1
    
    # Number of HotSpots; 1<HS<2
        HS_N_1_2<-as.data.frame(Nino.OI_data %>%
              group_by(Event) %>%
              summarize(N = n(),
                        Cont=sum (HotSpot>=1 & HotSpot<2)))
        HS_N_1_2
    
    # Number of HotSpots; 2<HS<3
        HS_N_2_3<-as.data.frame(Nino.OI_data %>%
              group_by(Event) %>%
              summarize(N = n(),
                        Cont=sum (HotSpot>=2 & HotSpot<3)))
        HS_N_2_3
## ---- chunk 27

# Area under of (HS>0)
  HS_Aggregated<-as.data.frame(Nino.OI_data %>%
        group_by(Event) %>%
        summarize(Sum = sum (HotSpot)))
  HS_Aggregated

# Area under of (HS>1)
  HS1_Aggregated<-as.data.frame(Nino.OI_data %>%
        group_by(Event) %>%
        summarize(Sum = sum (HotSpot[HotSpot>1])))
  HS1_Aggregated

# Area under (HS>2)
  HS2_Aggregated<-as.data.frame(Nino.OI_data %>%
        group_by(Event) %>%
        summarize(Sum = sum (HotSpot[HotSpot>2])))
  HS2_Aggregated
